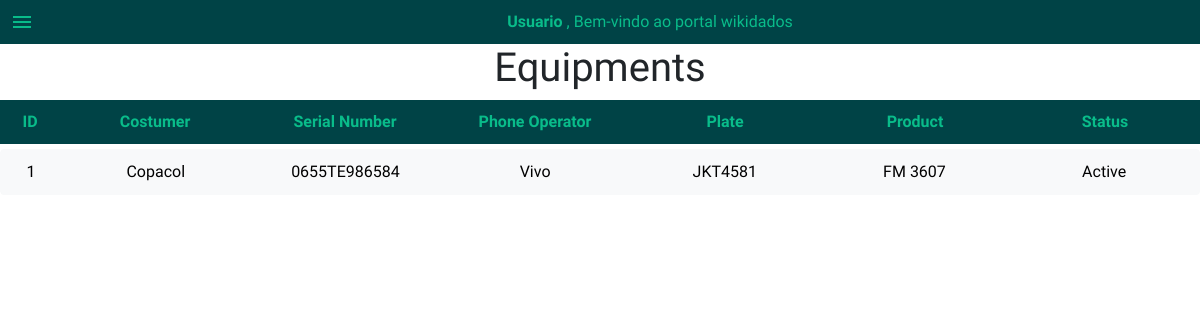
/equipments/, run on the app's committed database.
### FinalProject/models.py (models this page shows, shortened)
class Equipment(models.Model):
    type = models.CharField(choices=equipmentCategoriesChoices, max_length=254)
    costumer = models.ForeignKey(Costumer, on_delete=models.CASCADE, default="", blank=True)
    plate = models.CharField(max_length=8, default="")
    notes = models.TextField(default="", blank=True)
    serialNumber = models.CharField(max_length=30)
    phoneOperator = models.CharField(choices=equipmentsPhoneOperators, max_length=30)
    chip = models.CharField(max_length=20)
    product = models.ForeignKey(Product, on_delete=models.CASCADE)
    status = models.CharField(choices=equipamentsStatus, max_length=30)
    inUseDate = DateTimeField(blank=True)
    createdDate = models.DateTimeField(auto_now_add=True)
    relatedSo = models.ManyToManyField(Product, related_name="relatedServiceOrder")
    relatedTicket = models.ManyToManyField(Ticket, default="", related_name="relatedTicket")
    comments = models.ManyToManyField(Comment, default="", blank=True, related_name="relatedEquipments")

class Costumer(models.Model):
    type = models.CharField(max_length=255, choices=costumerTypeChoices)
    name = models.CharField(max_length=255, blank=False)
    priority = models.CharField(choices=priorityChoices, default=1, max_length=1)
    phone = models.CharField(max_length=11, blank=True, null=True)
    CNPJ = models.CharField(blank=False, max_length=14, unique=True)
    email = models.EmailField(max_length=255, blank=False, unique=True)
    createDate = models.DateField(auto_now_add=True)
    state = models.CharField(max_length=50, default="")
    city = models.CharField(max_length=50, default="")
    address = models.CharField(max_length=50, default="")
    zCode = models.CharField(max_length=8, default="")
    comments = models.ManyToManyField(Comment, default="", blank=True, related_name="relatedCostumer")

class Product(models.Model):
    name = models.CharField(max_length=255, default="")
    serialNumber = models.CharField(max_length=255, default="")
    brand = models.CharField(max_length=20, default="")
    categories = models.CharField(choices=equipmentCategoriesChoices, max_length=50, default="")
    producer = models.CharField(max_length=30, default="", blank=False)
    description = models.TextField()
    createDate = models.DateTimeField(auto_now_add=True)
    createdBy = models.ForeignKey(User, on_delete=models.CASCADE)
    comments = models.ManyToManyField(Comment, default="", blank=True, related_name="relatedProducts")
    def __str__(self):
        return f"{self.name}"

### FinalProject/views.py (the view)
# urls.py: path("equipments/", include('FinalProject.modulesDetails.equipmentsUrls')),
def equipments(request):
   return render(request, "final/equipments.html", {
      "allEquipments": Equipment.objects.all()
   })

### FinalProject/templates/final/equipments.html (shortened to what this page needs)
{% extends 'final/layout.html' %}
{%block equipments %}
{% if allEquipments %}
<h1 class="text-center"> Equipments </h1>
<div id="equipmentsContainer">
    <div id="equipmentsHeader">
        <span> ID </span>
        <span> Costumer </span>
        <span> Serial Number </span>
        <span> Phone Operator </span>
        <span> Plate </span>
        <span> Product </span>
        <span> Status </span>
    </div>
    {%for equipments in allEquipments %}
    <div id="allEquipments">
        <a href="{% url 'equipmentsDetails' equipments.id %}" class="btn btn-light">
            <span> {{ equipments.id }} </span>
            <span> {{ equipments.costumer.name }} </span>
            <span> {{ equipments.serialNumber }}</span>
            <span> {{ equipments.phoneOperator }} </span>
            <span> {{ equipments.plate }} </span>
            <span> {{ equipments.product }}</span>
            <span> {{ equipments.status }} </span>
        </a>
    </div>
    {% endfor %}
</div>
{% endif %}
{%endblock %}

### FinalProject/static/style.css (style rules this page uses)
body { margin: 0%; background-color: #74b3ce; }
* { font-family: 'Dongle', sans-serif; font-family: 'Nunito Sans', sans-serif; font-family: 'Playfair Display', serif; font-family: 'Titillium Web', sans-serif; }
#ticketHeader, #serviceOrderHeader, #costumerHeader, #equipmentsHeader, #productsHeader, #servicesHeader { display: grid; grid-template-columns: 5% repeat(6, minmax(100px, 1fr)); place-items: center; margin-bottom: 5px; background-color: #004346; color: #09bc8a; font-weight: bold; padding-bottom: 10px; padding-top: 10px; }
#allTickets a, #allServiceOrder a, #allCostumers a, #allEquipments a, #allProducts a, #allServices a { display: grid; grid-template-columns: 5% repeat(6, minmax(100px, 1fr)); place-items: center; padding-bottom: 5px; padding-top: 5px; padding: 10px 0px 10px 0px ; }

### data on the page
Equipment: id "1", costumer.name "Copacol", serialNumber "0655TE986584", phoneOperator "Vivo", plate "JKT4581", product "FM 3607", status "Active"
